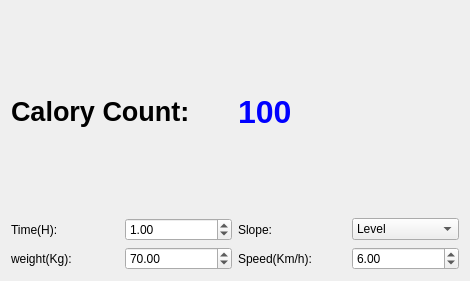
<?xml version="1.0" encoding="UTF-8"?>
<ui version="4.0">
 <class>Widget</class>
 <widget class="QWidget" name="Widget">
  <property name="geometry">
   <rect>
    <x>0</x>
    <y>0</y>
    <width>470</width>
    <height>281</height>
   </rect>
  </property>
  <property name="windowTitle">
   <string>Calory Counter</string>
  </property>
  <layout class="QVBoxLayout" name="verticalLayout">
   <item>
    <layout class="QHBoxLayout" name="horizontalLayout_5">
     <item>
      <widget class="QLabel" name="label">
       <property name="font">
        <font>
         <pointsize>20</pointsize>
         <bold>true</bold>
        </font>
       </property>
       <property name="text">
        <string>Calory Count:</string>
       </property>
      </widget>
     </item>
     <item>
      <widget class="QLabel" name="CaloryCountLabel">
       <property name="font">
        <font>
         <pointsize>24</pointsize>
         <bold>true</bold>
        </font>
       </property>
       <property name="styleSheet">
        <string notr="true">color:rgb(0,0,255)</string>
       </property>
       <property name="text">
        <string>100</string>
       </property>
      </widget>
     </item>
    </layout>
   </item>
   <item>
    <layout class="QHBoxLayout" name="horizontalLayout_6">
     <item>
      <layout class="QHBoxLayout" name="horizontalLayout">
       <item>
        <widget class="QLabel" name="label_3">
         <property name="text">
          <string>Time(H):</string>
         </property>
        </widget>
       </item>
       <item>
        <widget class="QDoubleSpinBox" name="TimeSpinBox">
         <property name="value">
          <double>1.000000000000000</double>
         </property>
        </widget>
       </item>
      </layout>
     </item>
     <item>
      <layout class="QHBoxLayout" name="horizontalLayout_2">
       <item>
        <widget class="QLabel" name="ComoBox">
         <property name="text">
          <string>Slope:</string>
         </property>
        </widget>
       </item>
       <item>
        <widget class="QComboBox" name="comboBox">
         <item>
          <property name="text">
           <string>Level</string>
          </property>
         </item>
        </widget>
       </item>
      </layout>
     </item>
    </layout>
   </item>
   <item>
    <layout class="QHBoxLayout" name="horizontalLayout_7">
     <item>
      <layout class="QHBoxLayout" name="horizontalLayout_3">
       <item>
        <widget class="QLabel" name="label_4">
         <property name="text">
          <string>weight(Kg):</string>
         </property>
        </widget>
       </item>
       <item>
        <widget class="QDoubleSpinBox" name="WeightSpinBox">
         <property name="value">
          <double>70.000000000000000</double>
         </property>
        </widget>
       </item>
      </layout>
     </item>
     <item>
      <layout class="QHBoxLayout" name="horizontalLayout_4">
       <item>
        <widget class="QLabel" name="label_6">
         <property name="text">
          <string>Speed(Km/h):</string>
         </property>
        </widget>
       </item>
       <item>
        <widget class="QDoubleSpinBox" name="SpeedSpinBox">
         <property name="value">
          <double>6.000000000000000</double>
         </property>
        </widget>
       </item>
      </layout>
     </item>
    </layout>
   </item>
  </layout>
 </widget>
 <resources/>
 <connections/>
</ui>
